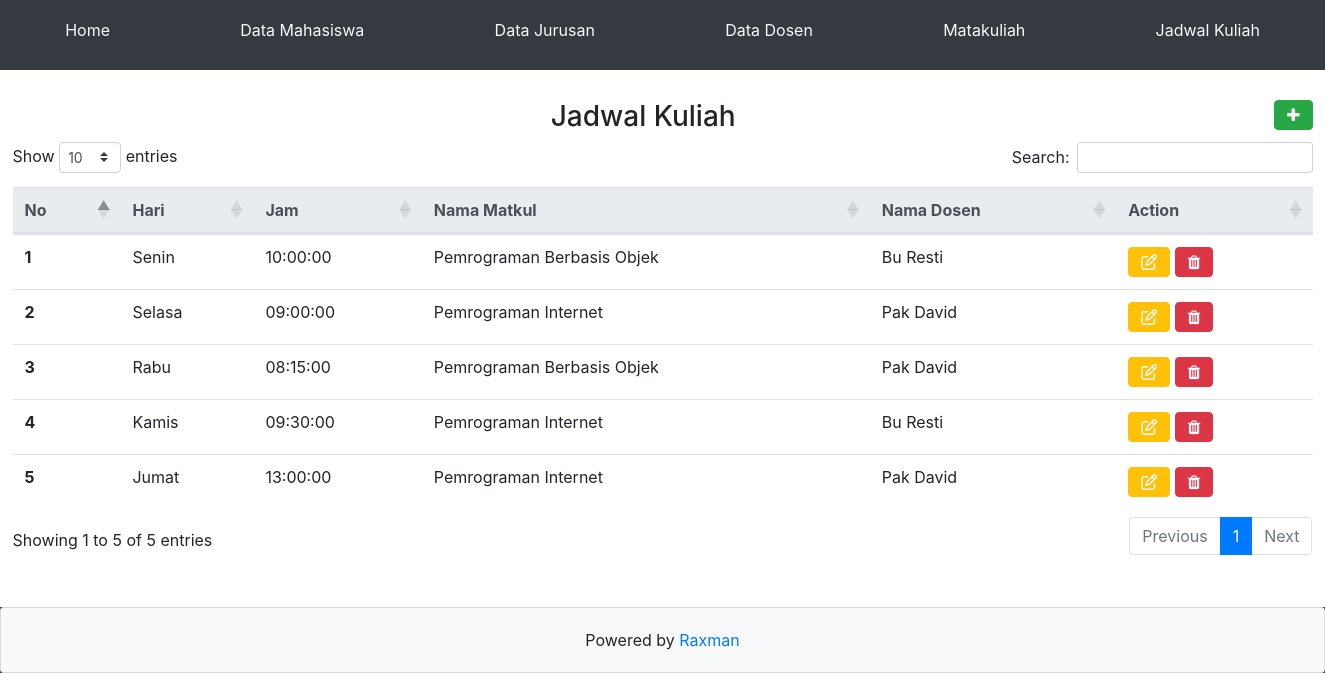
The app's page /?page=data_jadwal with its own data.
### tables this page shows
CREATE TABLE IF NOT EXISTS `t_jadwalkuliah` (
  `id_jadwal` int(11) NOT NULL AUTO_INCREMENT,
  `hari` enum('Senin','Selasa','Rabu','Kamis','Jumat','Sabtu','Minggu') NOT NULL,
  `jam` time NOT NULL,
  `id_matkul` int(11) NOT NULL,
  `id_dosen` int(11) NOT NULL,
  PRIMARY KEY (`id_jadwal`),
  KEY `id_matkul` (`id_matkul`),
  KEY `id_dosen` (`id_dosen`)
);

CREATE TABLE IF NOT EXISTS `t_matakuliah` (
  `id_matkul` int(11) NOT NULL AUTO_INCREMENT,
  `nama_matkul` varchar(30) NOT NULL,
  `kode_matkul` varchar(30) NOT NULL,
  PRIMARY KEY (`id_matkul`)
);

CREATE TABLE IF NOT EXISTS `t_dosen` (
  `id_dosen` int(11) NOT NULL AUTO_INCREMENT,
  `nama_dosen` varchar(30) NOT NULL,
  `alamat` text NOT NULL,
  `telepon` varchar(14) NOT NULL,
  PRIMARY KEY (`id_dosen`)
);

### pages/data_jadwal.php (the view, shortened to what this page needs)
<!DOCTYPE html>
<html>
<body>
	<div style="width: 1300px; margin: auto; margin-top: 10px">
		<button style="margin-bottom: 10px; float: right;" type="button" class="btn btn-success" data-toggle="modal" data-target="#tambahJadwal"><i class="fa fa-plus"></i></button>
		<h3 style="text-align:center;">Jadwal Kuliah</h3>
		<table class="table" id="dt-datatable" style="clear: both;">
		  <thead class="thead-light">
		    <tr>
		      <th scope="col">No</th>
		      <th scope="col">Hari</th>
		      <th scope="col">Jam</th>
		      <th scope="col">Nama Matkul</th>
		      <th scope="col">Nama Dosen</th>
		      <th scope="col">Action</th>
		    </tr>
		  </thead>
		  <tbody>
		    <?php
		    	include "controller/connection.php";
		    	$query = mysqli_query($connect,"SELECT * FROM t_jadwalkuliah INNER JOIN t_matakuliah ON t_jadwalkuliah.id_matkul = t_matakuliah.id_matkul INNER JOIN t_dosen ON t_jadwalkuliah.id_dosen = t_dosen.id_dosen");
		    	$no = 0;
		    	while ($row = mysqli_fetch_array($query)){
		    		$no++;?>
		    		<tr>
				      <th><?=$no?></th>
				      <td><?=$row['hari']?></td>
				      <td><?=$row['jam']?></td>
				      <td><?=$row['nama_matkul']?></td>
				      <td><?=$row['nama_dosen']?></td>
				      <td class="text-light">
				      	<a type="button" class="btn btn-warning" data-toggle="modal" data-target="#ubahJadwal"
				      	data-idjadwal="<?= $row['id_jadwal'] ?>"
		                data-hari="<?= $row['hari'] ?>"
		                data-jam="<?= $row['jam'] ?>"
		                data-idmatkul="<?= $row['id_matkul'] ?>"
		                data-iddosen="<?= $row['id_dosen'] ?>"
				      	><i class="fa fa-edit"></i></a>
				      	<a type="button" class="btn btn-danger" data-toggle="modal" data-target="#hapusJadwal"
				      	data-idjadwal="<?= $row['id_jadwal'] ?>"
		                data-namamatkul="<?= $row['nama_matkul'] ?>"
		                data-namahari="<?= $row['hari'] ?>"
				      	><i class="fa fa-trash"></i></a>
				      </td>
				    </tr>
		    	<?php } ?>
		  </tbody>
		</table>
	</div>
</body>
</html>

### records on screen
t_jadwalkuliah: hari "Senin", jam "10:00:00", id_matkul.nama_matkul "Pemrograman Berbasis Objek", id_dosen.nama_dosen "Bu Resti"
t_jadwalkuliah: hari "Selasa", jam "09:00:00", id_matkul.nama_matkul "Pemrograman Internet", id_dosen.nama_dosen "Pak David"
t_jadwalkuliah: hari "Rabu", jam "08:15:00", id_matkul.nama_matkul "Pemrograman Berbasis Objek", id_dosen.nama_dosen "Pak David"
t_jadwalkuliah: hari "Kamis", jam "09:30:00", id_matkul.nama_matkul "Pemrograman Internet", id_dosen.nama_dosen "Bu Resti"
t_jadwalkuliah: hari "Jumat", jam "13:00:00", id_matkul.nama_matkul "Pemrograman Internet", id_dosen.nama_dosen "Pak David"
